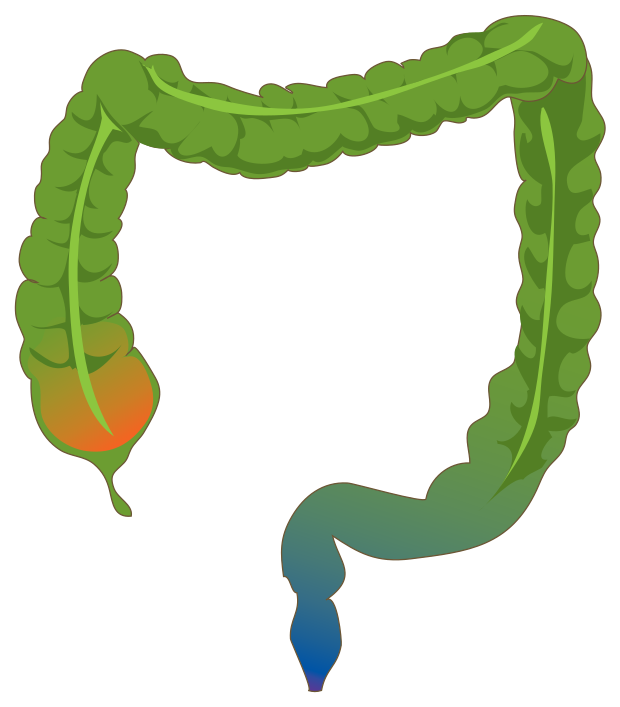
#> input picture assets/colon-en/colon_anatomy.png, 620 x 707 px
$ python auto_crop.py ../assets/colon-en/colon_anatomy.png
#> lines starting #> are read from the running program, lines starting #| are printed output that depends on the picture; after the words box and inside, x2 and y2 are one past the last pixel; in counts of white or black regions, pixels touching at a corner belong together
"""
auto_crop.py — Remove white margins from an image.

Usage:
    python auto_crop.py <input> [output] [--threshold 245] [--padding 5] [--dryrun]

If output is omitted, writes to <stem>_cropped.<ext>.
--threshold: pixels with all channels >= threshold are considered "background"
--padding:   extra pixels to keep around the detected content box
--dryrun:    print crop region only, don't write output
"""

import sys
import argparse
import numpy as np
from pathlib import Path
from PIL import Image


def find_content_bbox(arr: np.ndarray, threshold: int = 245) -> tuple[int, int, int, int]:
    """
    Return (top, bottom, left, right) of the tightest bounding box
    that contains all pixels with any channel < threshold.
    """
    if arr.ndim == 3:
        # content = any channel is dark enough
        is_bg = np.all(arr >= threshold, axis=2)
    else:
        is_bg = arr >= threshold

    is_content = ~is_bg

    row_has_content = is_content.any(axis=1)  # shape (H,)
    col_has_content = is_content.any(axis=0)  # shape (W,)

    if not row_has_content.any():
        raise ValueError("No content found — try lowering --threshold")

    top    = int(np.argmax(row_has_content))
    bottom = int(len(row_has_content) - np.argmax(row_has_content[::-1]) - 1)
    left   = int(np.argmax(col_has_content))
    right  = int(len(col_has_content) - np.argmax(col_has_content[::-1]) - 1)

    return top, bottom, left, right


def auto_crop(
    input_path: str,
    output_path: str | None = None,
    threshold: int = 245,
    padding: int = 5,
    dryrun: bool = False,
) -> tuple[Image.Image, dict]:
    img = Image.open(input_path).convert("RGB")
    orig_dpi = img.info.get("dpi", (96, 96))
    arr = np.array(img)
    H, W = arr.shape[:2]

    top, bottom, left, right = find_content_bbox(arr, threshold)

    # Apply padding, clamped to image bounds
    top    = max(0,   top    - padding)
    bottom = min(H-1, bottom + padding)
    left   = max(0,   left   - padding)
    right  = min(W-1, right  + padding)

    cropped = img.crop((left, top, right + 1, bottom + 1))
    cW, cH = cropped.size

    dpi_x = orig_dpi[0] if hasattr(orig_dpi, '__len__') else orig_dpi
    dpi_y = orig_dpi[1] if hasattr(orig_dpi, '__len__') else orig_dpi

    info = {
        "original":  (W,  H),
        "cropped":   (cW, cH),
        "box_ltrb":  (left, top, right, bottom),
        "removed":   (W - cW, H - cH),
        "dpi":       (dpi_x, dpi_y),
        "ar_before": W  / H,
        "ar_after":  cW / cH,
        "nat_pt_w":  cW / dpi_x * 72.27,
        "nat_pt_h":  cH / dpi_y * 72.27,
    }

    if not dryrun:
        if output_path is None:
            p = Path(input_path)
            output_path = str(p.parent / f"{p.stem}_cropped{p.suffix}")
        cropped.save(output_path, dpi=(dpi_x, dpi_y))
        info["output"] = output_path

    return cropped, info


def print_report(info: dict, dryrun: bool = False) -> None:
    W,  H  = info["original"]
    cW, cH = info["cropped"]
    l, t, r, b = info["box_ltrb"]
    dx, dy = info["dpi"]

    print(f"\n=== auto_crop report ===")
    print(f"  Original :  {W} × {H} px  ({W/dx*72.27:.0f} × {H/dy*72.27:.0f} pt @ {dx:.0f} dpi)")
    print(f"  Crop box :  left={l}  top={t}  right={r}  bottom={b}")
    print(f"  Removed  :  {info['removed'][0]}px left/right, {info['removed'][1]}px top/bottom")
    print(f"  Cropped  :  {cW} × {cH} px  ({info['nat_pt_w']:.0f} × {info['nat_pt_h']:.0f} pt)")
    print(f"  AR before:  {info['ar_before']:.3f}   AR after: {info['ar_after']:.3f}")

    # Ideal scale estimates (cap-height ≈ row_height × 0.65, row_height ≈ image_height / ~12)
    # Better: use OCR-derived cap ~35pt as baseline when available
    cap_pt_natural = 35.5   # OCR-measured for paper_table1_main.png
    textwidth_pt   = 398.3  # Beamer 169 \textwidth
    textheight_avail_pt = 144.0  # \textheight - 1.8cm (worst case, no bottom block)

    scale_w = textwidth_pt   / info["nat_pt_w"]
    scale_h = textheight_avail_pt / info["nat_pt_h"]
    actual_scale = min(scale_w, scale_h)

    cap_rendered = cap_pt_natural * actual_scale
    print(f"\n  --- Scale if used in S17 slide (no bottom text block) ---")
    print(f"  fit-to-width  scale : {scale_w:.1%}  (binding? {'YES' if scale_w <= scale_h else 'no'})")
    print(f"  fit-to-height scale : {scale_h:.1%}  (binding? {'YES' if scale_h <= scale_w else 'no'})")
    print(f"  Actual rendering    : {actual_scale:.1%}")
    print(f"  Cap height rendered : {cap_rendered:.1f} pt   (≥7 for PDF, ≥11 for screen)")
    if cap_rendered >= 11:
        verdict = "✓ SCREEN-READABLE"
    elif cap_rendered >= 7:
        verdict = "✓ PDF-READABLE (tight for projection)"
    else:
        verdict = "✗ TOO SMALL"
    print(f"  Verdict             : {verdict}")

    if not dryrun:
        print(f"\n  Saved to: {info['output']}")


def main():
    parser = argparse.ArgumentParser(description="Auto-crop white margins from an image.")
    parser.add_argument("input",               help="Input image path")
    parser.add_argument("output",  nargs="?",  help="Output image path (default: <stem>_cropped.<ext>)")
    parser.add_argument("--threshold", type=int, default=245,
                        help="Pixels with all channels >= threshold are background (default 245)")
    parser.add_argument("--padding",   type=int, default=5,
                        help="Extra pixels to keep around content box (default 5)")
    parser.add_argument("--dryrun",    action="store_true",
                        help="Print crop region only, don't write output file")
    args = parser.parse_args()

    _, info = auto_crop(
        args.input,
        output_path=args.output,
        threshold=args.threshold,
        padding=args.padding,
        dryrun=args.dryrun,
    )
#> in auto_crop, `orig_dpi = img.info.get("dpi", (96, 96))`: orig_dpi = (96, 96)
#> in find_content_bbox, `is_bg = np.all(arr >= threshold, axis=2)`:
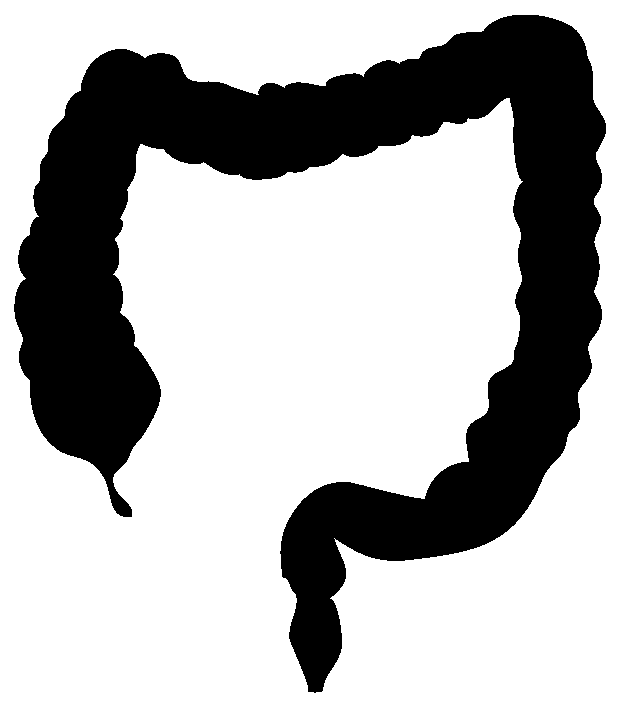
#> is_bg: shape (707, 620) bool; 69.7% white; 1 black region, box (x1, y1, x2, y2) and area: (14, 15, 606, 693) 132705
#> in find_content_bbox, `top    = int(np.argmax(row_has_content))`: top = 15
#> in find_content_bbox, `bottom = int(len(row_has_content) - np.argmax(row_has_content[::-1]) -..`: bottom = 692
#> in find_content_bbox, `left   = int(np.argmax(col_has_content))`: left = 14
#> in find_content_bbox, `right  = int(len(col_has_content) - np.argmax(col_has_content[::-1]) -..`: right = 605
#> in auto_crop, `top, bottom, left, right = find_content_bbox(arr, threshold)`: top = 15; bottom = 692; left = 14; right = 605
#> in auto_crop, `top    = max(0,   top    - padding)`: top = 10
#> in auto_crop, `bottom = min(H-1, bottom + padding)`: bottom = 697
#> in auto_crop, `left   = max(0,   left   - padding)`: left = 9
#> in auto_crop, `right  = min(W-1, right  + padding)`: right = 610
#> in auto_crop, `cropped = img.crop((left, top, right + 1, bottom + 1))`:
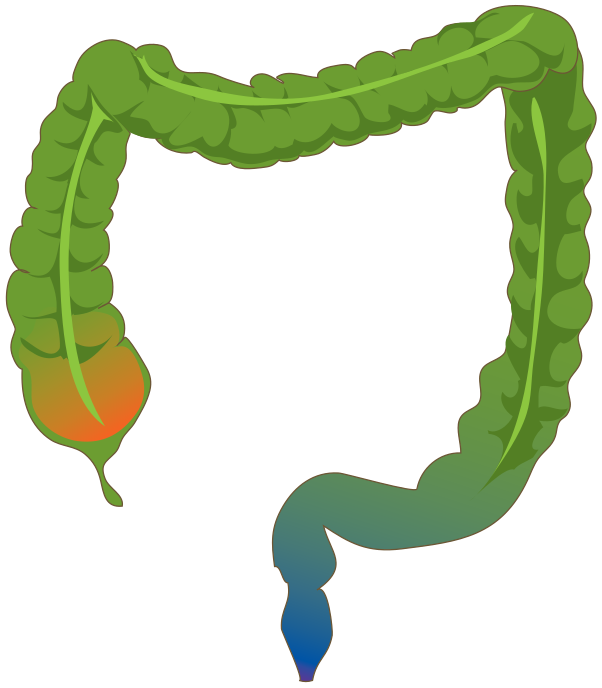
#> cropped: PIL image 602x688 RGB; mean R, G, B 207.6, 219.9, 192.2
#> in auto_crop, `dpi_x = orig_dpi[0] if hasattr(orig_dpi, '__len__') else orig_dpi`: dpi_x = 96
#> info = 10 items
    print_report(info, dryrun=args.dryrun)
#> in print_report, `W,  H  = info["original"]`: W = 620; H = 707
#> in print_report, `cW, cH = info["cropped"]`: cW = 602; cH = 688
#> in print_report, `l, t, r, b = info["box_ltrb"]`: l = 9; t = 10; r = 610; b = 697
#> in print_report, `dx, dy = info["dpi"]`: dx = 96
#|   Original :  620 × 707 px  (467 × 532 pt @ 96 dpi)
#|   Crop box :  left=9  top=10  right=610  bottom=697
#|   Removed  :  18px left/right, 19px top/bottom
#|   Cropped  :  602 × 688 px  (453 × 518 pt)
#|   AR before:  0.877   AR after: 0.875
#> in print_report, `scale_w = textwidth_pt   / info["nat_pt_w"]`: scale_w = 0.879
#> in print_report, `scale_h = textheight_avail_pt / info["nat_pt_h"]`: scale_h = 0.278
#> in print_report, `cap_rendered = cap_pt_natural * actual_scale`: cap_rendered = 9.87
#|   fit-to-width  scale : 87.9%  (binding? no)
#|   fit-to-height scale : 27.8%  (binding? YES)
#|   Actual rendering    : 27.8%
#|   Cap height rendered : 9.9 pt   (≥7 for PDF, ≥11 for screen)
#|   Saved to: ../assets/colon-en/colon_anatomy_cropped.png


if __name__ == "__main__":
    main()

$ run again, on assets/colon-en/delaunay_mesh.png
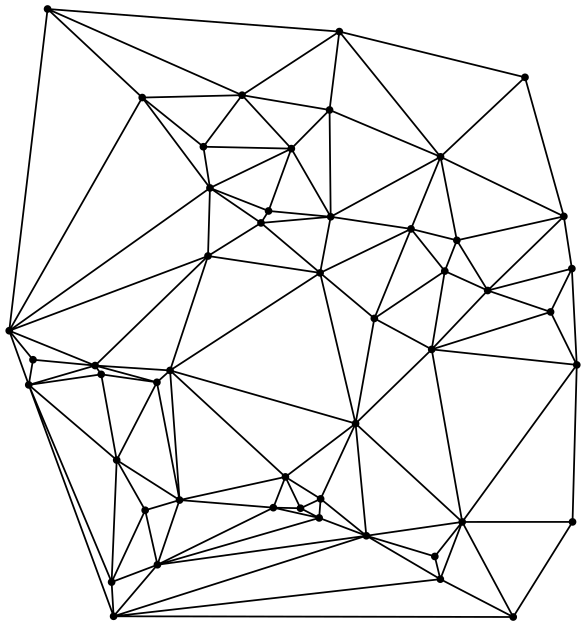
#> input picture assets/colon-en/delaunay_mesh.png, 1172 x 1252 px (shown at 1/2 size)
#> orig_dpi = (96, 96)
#> is_bg: shape (1252, 1172) bool; 91.5% white; 1 black region, box (x1, y1, x2, y2) and area: (10, 10, 1162, 1242) 124132
#> in find_content_bbox, `is_content = ~is_bg`:
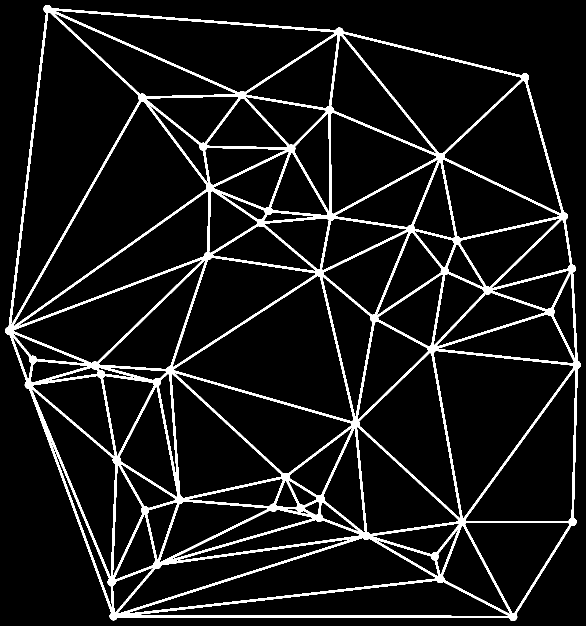
#> is_content: shape (1252, 1172) bool (shown at 1/2 size); 8.5% white; 1 white region, box (x1, y1, x2, y2) and area: (10, 10, 1162, 1242) 124132
#> in find_content_bbox, `top    = int(np.argmax(row_has_content))`: top = 10
#> in find_content_bbox, `bottom = int(len(row_has_content) - np.argmax(row_has_content[::-1]) -..`: bottom = 1241
#> in find_content_bbox, `left   = int(np.argmax(col_has_content))`: left = 10
#> in find_content_bbox, `right  = int(len(col_has_content) - np.argmax(col_has_content[::-1]) -..`: right = 1161
#> in auto_crop, `top, bottom, left, right = find_content_bbox(arr, threshold)`: top = 10; bottom = 1241; left = 10; right = 1161
#> in auto_crop, `top    = max(0,   top    - padding)`: top = 5
#> in auto_crop, `bottom = min(H-1, bottom + padding)`: bottom = 1246
#> in auto_crop, `left   = max(0,   left   - padding)`: left = 5
#> in auto_crop, `right  = min(W-1, right  + padding)`: right = 1166
#> in auto_crop, `cropped = img.crop((left, top, right + 1, bottom + 1))`:
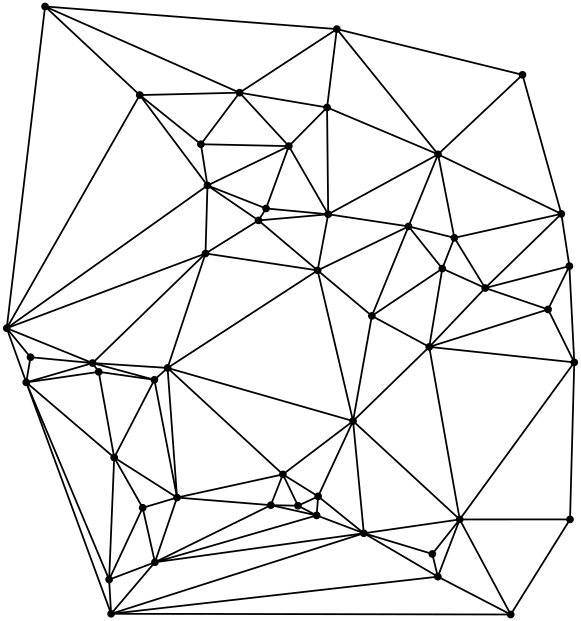
#> cropped: PIL image 1162x1242 RGB (shown at 1/2 size); min 0, max 255, mean 237.4
#> dpi_x = 96
#> info = 10 items
#> in print_report, `W,  H  = info["original"]`: W = 1172; H = 1252
#> in print_report, `cW, cH = info["cropped"]`: cW = 1162; cH = 1242
#> l = 5; r = 1166; b = 1246
#> dx = 96
#|   Original :  1172 × 1252 px  (882 × 943 pt @ 96 dpi)
#|   Crop box :  left=5  top=5  right=1166  bottom=1246
#|   Removed  :  10px left/right, 10px top/bottom
#|   Cropped  :  1162 × 1242 px  (875 × 935 pt)
#|   AR before:  0.936   AR after: 0.936
#> scale_w = 0.455
#> scale_h = 0.154
#> cap_rendered = 5.47
#|   fit-to-width  scale : 45.5%  (binding? no)
#|   fit-to-height scale : 15.4%  (binding? YES)
#|   Actual rendering    : 15.4%
#|   Cap height rendered : 5.5 pt   (≥7 for PDF, ≥11 for screen)
#|   Saved to: ../assets/colon-en/delaunay_mesh_cropped.png

$ run again, on assets/colon-en/gaussian_curvature.png
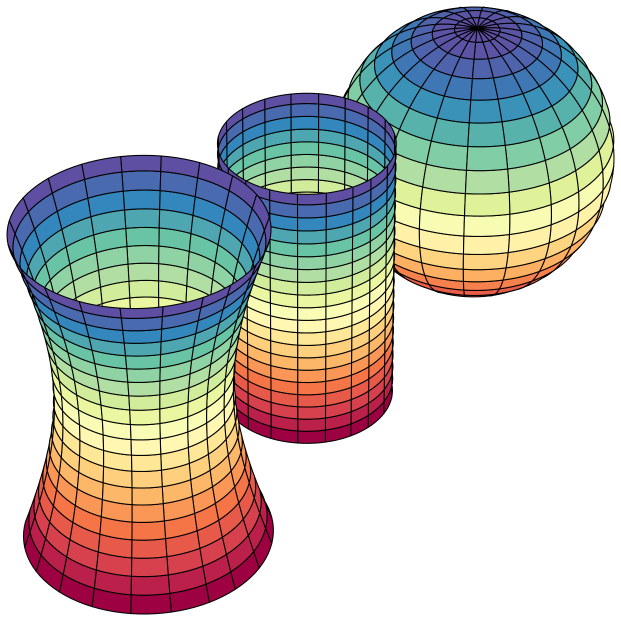
#> input picture assets/colon-en/gaussian_curvature.png, 1242 x 1242 px (shown at 1/2 size)
#> orig_dpi = (96, 96)
#> in find_content_bbox, `is_bg = np.all(arr >= threshold, axis=2)`:
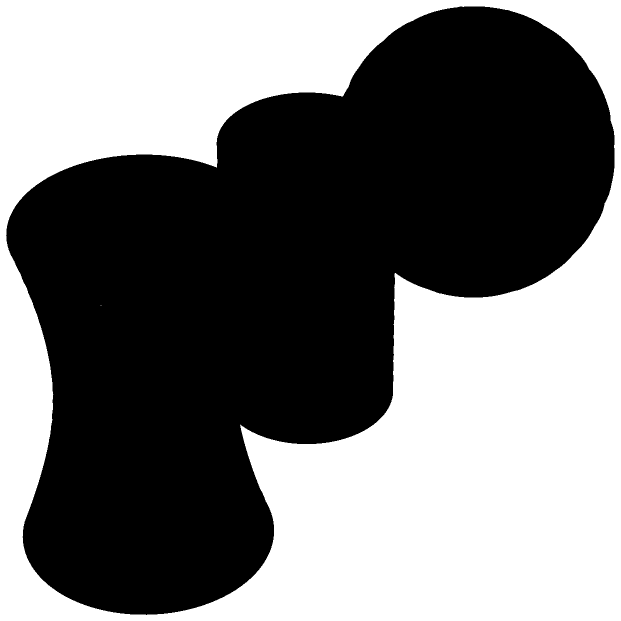
#> is_bg: shape (1242, 1242) bool (shown at 1/2 size); 47.2% white; 2 white regions (1 under 20 px), largest, box (x1, y1, x2, y2) and area: (0, 0, 1242, 1242) 728108
#> in find_content_bbox, `top    = int(np.argmax(row_has_content))`: top = 13
#> in find_content_bbox, `bottom = int(len(row_has_content) - np.argmax(row_has_content[::-1]) -..`: bottom = 1229
#> in find_content_bbox, `left   = int(np.argmax(col_has_content))`: left = 12
#> in find_content_bbox, `right  = int(len(col_has_content) - np.argmax(col_has_content[::-1]) -..`: right = 1228
#> in auto_crop, `top, bottom, left, right = find_content_bbox(arr, threshold)`: top = 13; bottom = 1229; left = 12; right = 1228
#> in auto_crop, `top    = max(0,   top    - padding)`: top = 8
#> in auto_crop, `bottom = min(H-1, bottom + padding)`: bottom = 1234
#> in auto_crop, `left   = max(0,   left   - padding)`: left = 7
#> in auto_crop, `right  = min(W-1, right  + padding)`: right = 1233
#> in auto_crop, `cropped = img.crop((left, top, right + 1, bottom + 1))`:
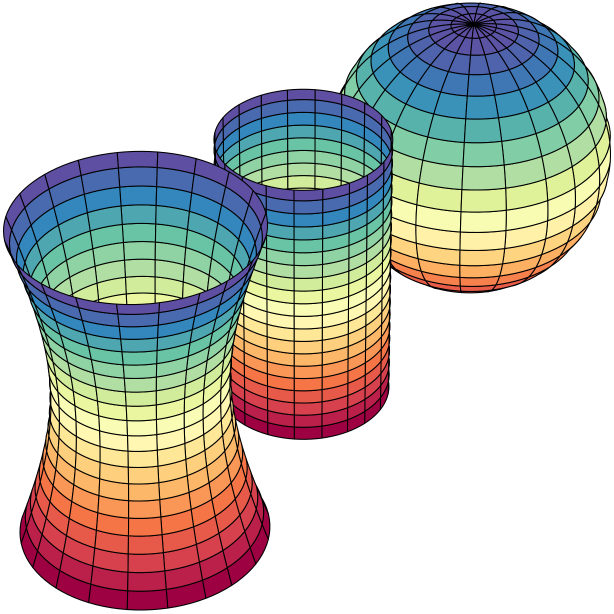
#> cropped: PIL image 1227x1227 RGB (shown at 1/2 size); mean R, G, B 191.5, 191.4, 185.1
#> dpi_x = 96
#> info = 10 items
#> in print_report, `W,  H  = info["original"]`: W = 1242
#> in print_report, `cW, cH = info["cropped"]`: cW = 1227
#> l = 7; t = 8; r = 1233; b = 1234
#> dx = 96
#|   Original :  1242 × 1242 px  (935 × 935 pt @ 96 dpi)
#|   Crop box :  left=7  top=8  right=1233  bottom=1234
#|   Removed  :  15px left/right, 15px top/bottom
#|   Cropped  :  1227 × 1227 px  (924 × 924 pt)
#|   AR before:  1.000   AR after: 1.000
#> scale_w = 0.431
#> scale_h = 0.156
#> cap_rendered = 5.53
#|   fit-to-width  scale : 43.1%  (binding? no)
#|   fit-to-height scale : 15.6%  (binding? YES)
#|   Actual rendering    : 15.6%
#|   Cap height rendered : 5.5 pt   (≥7 for PDF, ≥11 for screen)
#|   Saved to: ../assets/colon-en/gaussian_curvature_cropped.png
